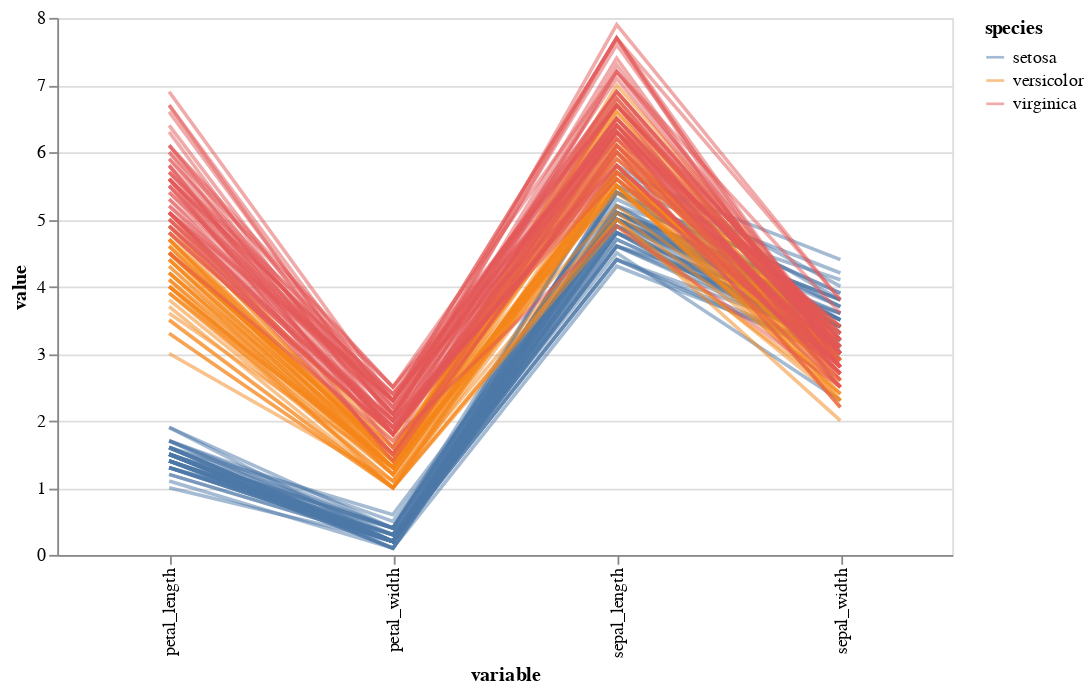

Notebook code cell kept with this figure:
### Markdown cell above
## Parallel plots using altair

### Code cell
iris_transformed = iris.reset_index().melt(['species', 'index'])
alt.Chart(iris_transformed).mark_line().encode(
    x='variable:N',
    y='value:Q',
    color='species:N',
    detail='index:N',
    opacity=alt.value(0.5),
).properties(width=500)

### Figure 1 — Vega-Lite specification as saved in the notebook (floating-point values rounded to 4 significant figures; data arrays with more than 128 entries replaced by an {"elided": "..."} marker saying what was removed)
{"config": {"view": {"continuousWidth": 400, "continuousHeight": 300}}, "data": {"name": "data-5f8171d31a57fd26b7502648be67a3ef"}, "mark": "line", "encoding": {"color": {"type": "nominal", "field": "species"}, "detail": {"type": "nominal", "field": "index"}, "opacity": {"value": 0.5}, "x": {"type": "nominal", "field": "variable"}, "y": {"type": "quantitative", "field": "value"}}, "width": 500, "$schema": "https://vega.github.io/schema/vega-lite/v4.8.1.json", "datasets": {"data-5f8171d31a57fd26b7502648be67a3ef": {"elided": "600 records"}}}
